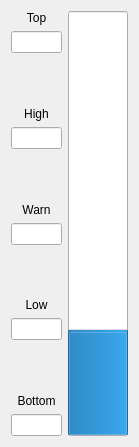
<?xml version="1.0" encoding="UTF-8"?>
<ui version="4.0">
 <class>ProgressLevel</class>
 <widget class="QWidget" name="ProgressLevel">
  <property name="geometry">
   <rect>
    <x>0</x>
    <y>0</y>
    <width>139</width>
    <height>447</height>
   </rect>
  </property>
  <property name="windowTitle">
   <string>ProgressLevel</string>
  </property>
  <layout class="QGridLayout" name="gridLayout_2">
   <item row="0" column="0">
    <layout class="QGridLayout" name="gridLayout">
     <item row="11" column="0">
      <widget class="QLineEdit" name="lE_Low">
       <property name="sizePolicy">
        <sizepolicy hsizetype="Maximum" vsizetype="Fixed">
         <horstretch>0</horstretch>
         <verstretch>0</verstretch>
        </sizepolicy>
       </property>
      </widget>
     </item>
     <item row="12" column="0">
      <spacer name="verticalSpacer_6">
       <property name="orientation">
        <enum>Qt::Vertical</enum>
       </property>
       <property name="sizeHint" stdset="0">
        <size>
         <width>20</width>
         <height>40</height>
        </size>
       </property>
      </spacer>
     </item>
     <item row="10" column="0">
      <widget class="QLabel" name="label_4">
       <property name="text">
        <string>Low</string>
       </property>
       <property name="alignment">
        <set>Qt::AlignCenter</set>
       </property>
      </widget>
     </item>
     <item row="7" column="0">
      <widget class="QLabel" name="label_3">
       <property name="text">
        <string>Warn</string>
       </property>
       <property name="alignment">
        <set>Qt::AlignCenter</set>
       </property>
      </widget>
     </item>
     <item row="13" column="0">
      <widget class="QLabel" name="label_5">
       <property name="text">
        <string>Bottom</string>
       </property>
       <property name="alignment">
        <set>Qt::AlignCenter</set>
       </property>
      </widget>
     </item>
     <item row="6" column="0">
      <spacer name="verticalSpacer">
       <property name="orientation">
        <enum>Qt::Vertical</enum>
       </property>
       <property name="sizeHint" stdset="0">
        <size>
         <width>20</width>
         <height>40</height>
        </size>
       </property>
      </spacer>
     </item>
     <item row="4" column="0">
      <widget class="QLabel" name="label_2">
       <property name="text">
        <string>High</string>
       </property>
       <property name="alignment">
        <set>Qt::AlignCenter</set>
       </property>
      </widget>
     </item>
     <item row="9" column="0">
      <spacer name="verticalSpacer_4">
       <property name="orientation">
        <enum>Qt::Vertical</enum>
       </property>
       <property name="sizeHint" stdset="0">
        <size>
         <width>20</width>
         <height>40</height>
        </size>
       </property>
      </spacer>
     </item>
     <item row="14" column="0">
      <widget class="QLineEdit" name="lE_Bottom">
       <property name="sizePolicy">
        <sizepolicy hsizetype="Maximum" vsizetype="Fixed">
         <horstretch>0</horstretch>
         <verstretch>0</verstretch>
        </sizepolicy>
       </property>
      </widget>
     </item>
     <item row="8" column="0">
      <widget class="QLineEdit" name="lE_Warn">
       <property name="sizePolicy">
        <sizepolicy hsizetype="Maximum" vsizetype="Fixed">
         <horstretch>0</horstretch>
         <verstretch>0</verstretch>
        </sizepolicy>
       </property>
      </widget>
     </item>
     <item row="2" column="0">
      <widget class="QLineEdit" name="lE_Top">
       <property name="sizePolicy">
        <sizepolicy hsizetype="Maximum" vsizetype="Fixed">
         <horstretch>0</horstretch>
         <verstretch>0</verstretch>
        </sizepolicy>
       </property>
      </widget>
     </item>
     <item row="3" column="0">
      <spacer name="verticalSpacer_8">
       <property name="orientation">
        <enum>Qt::Vertical</enum>
       </property>
       <property name="sizeHint" stdset="0">
        <size>
         <width>20</width>
         <height>40</height>
        </size>
       </property>
      </spacer>
     </item>
     <item row="5" column="0">
      <widget class="QLineEdit" name="lE_High">
       <property name="sizePolicy">
        <sizepolicy hsizetype="Maximum" vsizetype="Fixed">
         <horstretch>0</horstretch>
         <verstretch>0</verstretch>
        </sizepolicy>
       </property>
      </widget>
     </item>
     <item row="1" column="0">
      <widget class="QLabel" name="label">
       <property name="text">
        <string>Top</string>
       </property>
       <property name="alignment">
        <set>Qt::AlignCenter</set>
       </property>
      </widget>
     </item>
    </layout>
   </item>
   <item row="0" column="1">
    <widget class="QProgressBar" name="progressBar">
     <property name="minimumSize">
      <size>
       <width>60</width>
       <height>0</height>
      </size>
     </property>
     <property name="value">
      <number>24</number>
     </property>
     <property name="orientation">
      <enum>Qt::Vertical</enum>
     </property>
     <property name="invertedAppearance">
      <bool>false</bool>
     </property>
    </widget>
   </item>
  </layout>
 </widget>
 <resources/>
 <connections/>
</ui>
